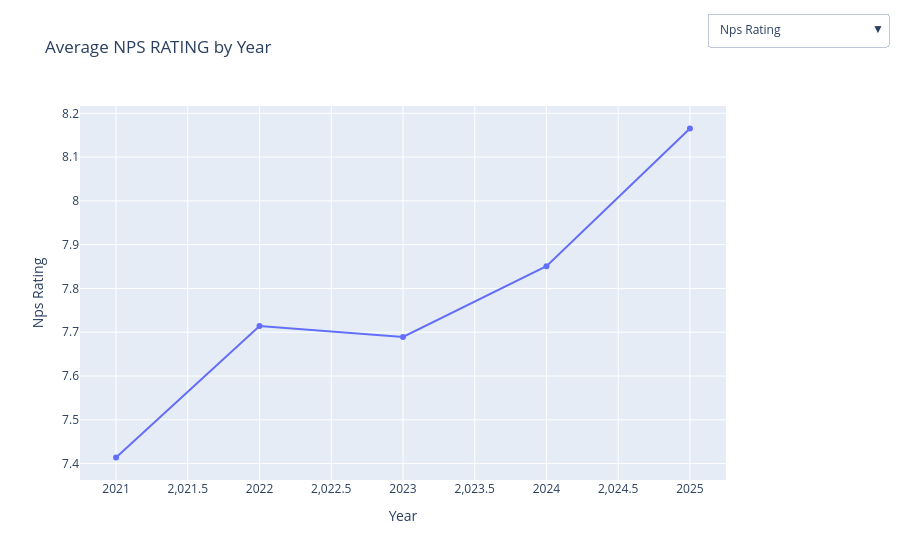

The code cell stored with this chart in its notebook:
### Markdown cell above
#### Graph 1

Dimension vs NPS rating boxplot

### Code cell
# Columns we want to be able to switch between
metrics = [
    'NPS RATING',
    'PRESALES AND PARTNERSHIP',
    'TECHNICAL EXPERTISE',
    'PROJECT DELIVERY',
    'POST-SALES SUPPORT'
]

# Compute yearly average for each metric
yearly_avg = survey.groupby('YEAR')[metrics].mean().reset_index()

# Assign a distinct color to each metric
colors = {
    'NPS RATING': '#636EFA',
    'PRESALES AND PARTNERSHIP': '#EF553B',
    'TECHNICAL EXPERTISE': '#00CC96',
    'PROJECT DELIVERY': '#AB63FA',
    'POST-SALES SUPPORT': '#FFA15A'
}

# Start with the first metric as the default line
fig = px.line(
    yearly_avg,
    x='YEAR',
    y=metrics[0],
    markers=True,
    title=f'Average {metrics[0]} by Year'
)
fig.update_traces(line_color=colors[metrics[0]], marker=dict(color=colors[metrics[0]]))

# Build one dropdown button per metric.
# Each button swaps the y-data, line/marker color, and updates the axis title/chart title.
buttons = []
for metric in metrics:
    buttons.append(
        dict(
            label=metric.title(),
            method='update',
            args=[
                {'y': [yearly_avg[metric]],                        # new y data for the single trace
                 'line.color': [colors[metric]],
                 'marker.color': [colors[metric]]},
                {'title': f'Average {metric.title()} by Year',
                 'yaxis': {'title': metric.title()}}
            ]
        )
    )

fig.update_layout(
    updatemenus=[
        dict(
            buttons=buttons,
            direction='down',
            showactive=True,
            x=1.25, xanchor='right',
            y=1.25, yanchor='top'
        )
    ],
    yaxis_title=metrics[0].title(),
    xaxis_title='Year'
)

fig.show()

### Figure 1 — Plotly figure (JSON) as saved in the notebook; plotly's stock layout.template omitted (floating-point values rounded to 4 significant figures)
{"data": [{"hovertemplate": "YEAR=%{x}<br>NPS RATING=%{y}<extra></extra>", "legendgroup": "", "line": {"color": "#636EFA", "dash": "solid"}, "marker": {"color": "#636EFA", "symbol": "circle"}, "mode": "lines+markers", "name": "", "orientation": "v", "showlegend": false, "type": "scatter", "x": [2021, 2022, 2023, 2024, 2025], "xaxis": "x", "y": [7.414, 7.714, 7.689, 7.851, 8.165], "yaxis": "y"}], "layout": {"legend": {"tracegroupgap": 0}, "title": {"text": "Average NPS RATING by Year"}, "updatemenus": [{"buttons": [{"args": [{"line.color": ["#636EFA"], "marker.color": ["#636EFA"], "y": [[7.414, 7.714, 7.689, 7.851, 8.165]]}, {"title": "Average Nps Rating by Year", "yaxis": {"title": "Nps Rating"}}], "label": "Nps Rating", "method": "update"}, {"args": [{"line.color": ["#EF553B"], "marker.color": ["#EF553B"], "y": [[4, 3.786, 4.014, 3.965, 3.977]]}, {"title": "Average Presales And Partnership by Year", "yaxis": {"title": "Presales And Partnership"}}], "label": "Presales And Partnership", "method": "update"}, {"args": [{"line.color": ["#00CC96"], "marker.color": ["#00CC96"], "y": [[3.655, 3.786, 3.919, 3.842, 4.083]]}, {"title": "Average Technical Expertise by Year", "yaxis": {"title": "Technical Expertise"}}], "label": "Technical Expertise", "method": "update"}, {"args": [{"line.color": ["#AB63FA"], "marker.color": ["#AB63FA"], "y": [[3.759, 4.024, 3.932, 4.026, 4.301]]}, {"title": "Average Project Delivery by Year", "yaxis": {"title": "Project Delivery"}}], "label": "Project Delivery", "method": "update"}, {"args": [{"line.color": ["#FFA15A"], "marker.color": ["#FFA15A"], "y": [[3.655, 3.786, 3.77, 3.921, 3.88]]}, {"title": "Average Post-Sales Support by Year", "yaxis": {"title": "Post-Sales Support"}}], "label": "Post-Sales Support", "method": "update"}], "direction": "down", "showactive": true, "x": 1.25, "xanchor": "right", "y": 1.25, "yanchor": "top"}], "xaxis": {"anchor": "y", "domain": [0, 1], "title": {"text": "Year"}}, "yaxis": {"anchor": "x", "domain": [0, 1], "title": {"text": "Nps Rating"}}}}
